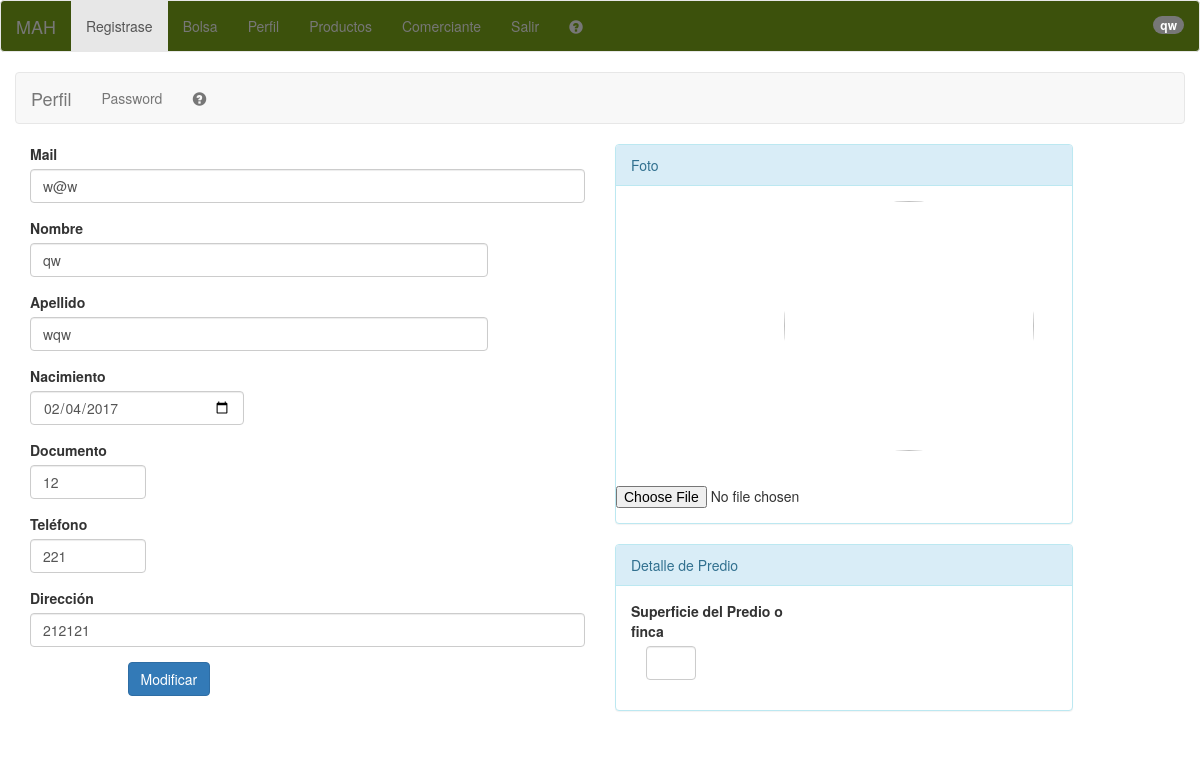
The app's page /vistas/perfil.php (signed in), older data.
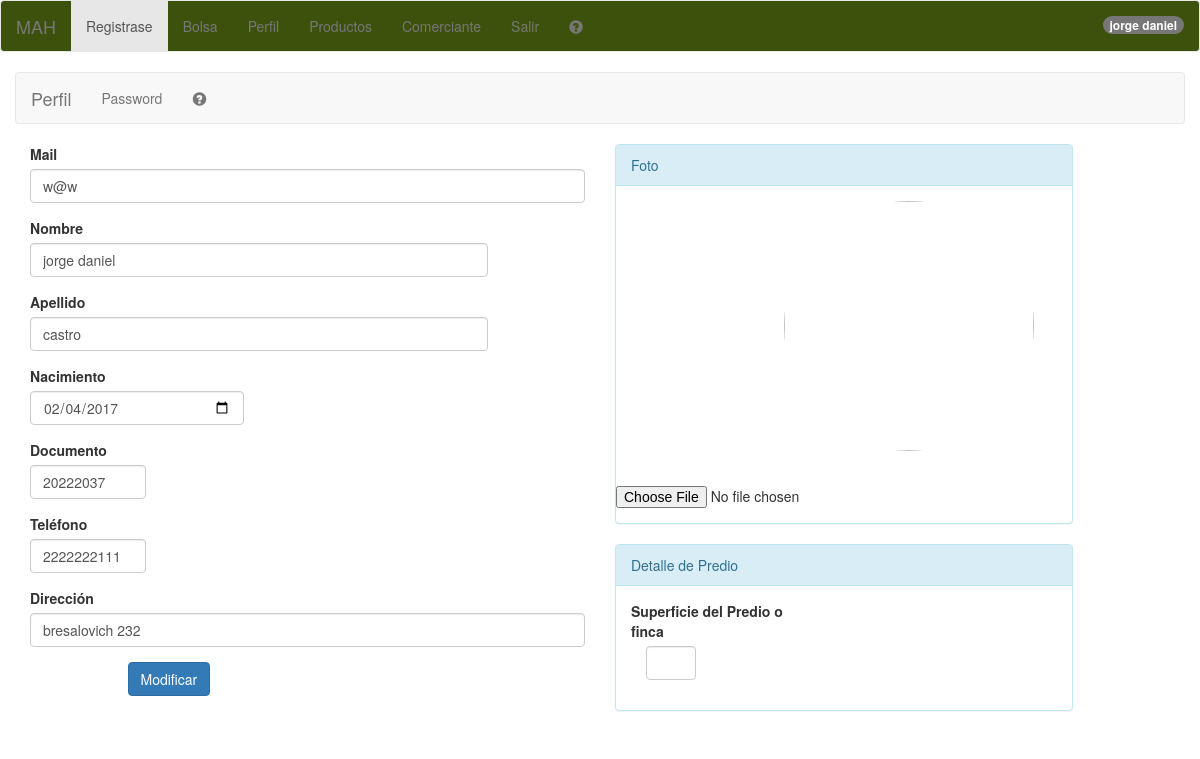
The same page, newer data.
### tables this page shows
CREATE TABLE IF NOT EXISTS `personas` (
  `idpersona` int(11) NOT NULL AUTO_INCREMENT,
  `nombre` varchar(45) DEFAULT NULL,
  `apellido` varchar(45) DEFAULT NULL,
  `nacimiento` date DEFAULT NULL,
  `mail` varchar(45) NOT NULL,
  `telefono` varchar(12) NOT NULL,
  `direccion` varchar(45) DEFAULT NULL,
  `documento` int(11) DEFAULT NULL,
  `idusuario` int(10) unsigned zerofill NOT NULL,
  `celular` varchar(16) NOT NULL,
  PRIMARY KEY (`idpersona`)
);

### vistas/perfil.php (the view, shortened to what the changed rows need)
<!DOCTYPE html PUBLIC "-//W3C//DTD XHTML 1.0 Transitional//EN"
    "http://www.w3.org/TR/xhtml1/DTD/xhtml1-transitional.dtd">
<html xmlns="http://www.w3.org/1999/xhtml">
    <head>
        <?php include'../cabezera.php';
        ?><script src="../js/perfil.js" type="text/javascript"></script>
    </head>
    <body>
        <header>
            <?php include '../barra.php'; ?>
        </header>
        <div class="container">
            <?php
            $pdo = new Conexion();
            if ((isset($_GET['id'])) && (!empty($_GET['id']))) {
                $id = $_GET['id'];
            } else {
                $id = $_SESSION['idusuario'];
                $mail = $_SESSION['mail'];
            }
            $Verusuario = $pdo->prepare("select * from personas p  where idusuario=:id");
            $Verusuario->bindparam(':id', $id);
            $Verusuario->execute();
            if ($Verusuario->rowCount() > 0) {
                $registro = $Verusuario->fetch();
                $mail = $registro['mail'];
                $nombre = $registro['nombre'];
                $apellido = $registro['apellido'];
                $nacimiento = $registro['nacimiento'];
                $telefono = $registro['telefono'];
                $direccion = $registro['direccion'];
                $documento = $registro['documento'];
            }
            ?>
            <div class="row">
                <div class="col-md-6">
                    <form class="form-horizontal" role="form" id="perfil"  >
                        <div class="form-group">
                            <div class="col-md-12 col-xs-12">
                                <label >Mail</label>
                                <input class="form-control" type="email" ng-model="mail" name="mail" required  autofocus value="<?php echo $mail ?>" />
                            </div>
                        </div>
                        <div class="form-group">
                            <div class="col-md-10  col-xs-5">
                                <label >Nombre</label>
                                <input   class="form-control" type="text" ng-model="nombre" required  name="nombre" value="<?php echo $nombre ?>" />
                            </div>
                        </div>
                        <div class="form-group">
                            <div class="col-md-10 col-lg-10 col-xs-5">
                                <label >Apellido</label>
                                <input   class="form-control" type="text" ng-model="apellido" required  name="apellido" value="<?php echo $apellido ?>" />
                            </div>
                        </div>
                        <div class="form-group">
                            <div class="col-md-8 col-lg-5 col-xs-5">
                                <label>Nacimiento</label>
                                <input   class="form-control" type="date" ng-model="nacimiento" required  name="nacimiento" value="<?php echo $nacimiento ?>" />
                            </div>
                        </div>
                        <div class="form-group">
                            <div class="col-md-3 col-lg-3 col-xs-5">
                                <label >Documento</label>
                                <input   class="form-control" type="number" ng-model="documento" required  name="documento" value="<?php echo $documento ?>" />
                            </div>
                        </div>
                        <div class="form-group">
                            <div class="col-md-3 col-lg-3 col-xs-5">
                                <label >Teléfono</label>
                                <input   class="form-control" type="tel" ng-model="telefono" required  name="telefono" value="<?php echo $telefono ?>"/>
                            </div>
                        </div>
                        <div class="form-group">
                            <div class="col-md-12 col-lg-12 col-xs-12">
                                <label >Dirección</label>
                                <input   class="form-control" type="text" ng-model="direccion" required  name="direccion" value="<?php echo $direccion ?>"/>
                            </div>
                        </div>
                    </form>
                </div>
            </div>
        </div>
    </body>
</html>

### barra.php (shortened to what the changed rows need)
<nav class="navbar navbar-default " role="navigation">
    <div id="collapse" class="collapse navbar-collapse navbar-ex1-collapse">
            <?php
        if (isset($_SESSION['nombre'])) {
            ?>
            <ul class="nav  navbar-nav navbar-right  ">
                <li><a href=""><span class="badge"><?php echo $_SESSION['nombre'] ?> </span> </a>
                </li>
            </ul>
        <?php }
        ?>
    </div>
</nav>

Row changes from the older to the newer data that the page shows:
changed personas: nombre "qw" → "jorge daniel"; apellido "wqw" → "castro"; documento "12" → "20222037"; telefono "221" → "2222222111"; direccion "212121" → "bresalovich 232"
Text that changed along with them:
$_SESSION['nombre']: "qw" → "jorge daniel"
